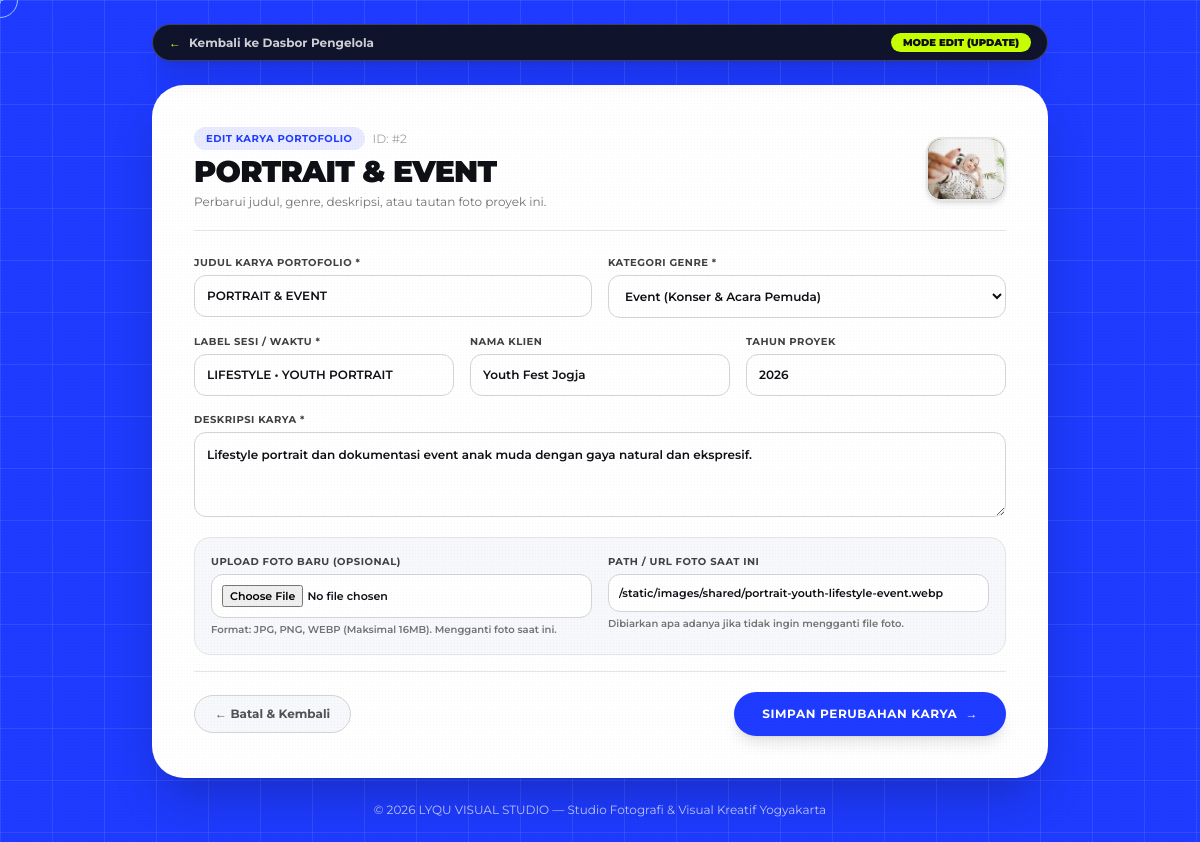
The app's page /portfolio/edit/2 (signed in) with its own data.
### tables this page shows
CREATE TABLE portfolio_items (
            id INTEGER PRIMARY KEY AUTOINCREMENT,
            title TEXT NOT NULL,
            genre TEXT NOT NULL,
            pill_tab TEXT NOT NULL,
            tab_style TEXT DEFAULT 'bg-cobalt text-white',
            card_style TEXT DEFAULT 'bg-white text-obsidian border-2 border-obsidian/10 shadow-lg',
            btn_style TEXT DEFAULT 'bg-cobalt text-white hover:bg-obsidian hover:text-acid',
            description TEXT NOT NULL,
            image_url TEXT NOT NULL,
            client_name TEXT DEFAULT 'Klien Studio Jogja',
            year TEXT DEFAULT '2026',
            created_at TIMESTAMP DEFAULT CURRENT_TIMESTAMP
        );

### app.py (the view, shortened to what this page needs)
@app.route("/portfolio/edit/<int:item_id>", methods=["GET", "POST"])
@login_required
def portfolio_edit(item_id):
    item = db.get_portfolio_by_id(item_id)
    if not item:
        flash("Data portofolio tidak ditemukan.", "danger")
        return redirect(url_for("dashboard"))
    return render_template("portfolio_edit.html", item=item)

### app.py (called while the page is built)
def login_required(f):
    @wraps(f)
    def decorated_function(*args, **kwargs):
        if not session.get("is_admin"):
            flash("Silakan login sebagai admin terlebih dahulu untuk mengakses Dasbor.", "warning")
            return redirect(url_for("login", ref=request.path))
        return f(*args, **kwargs)
    return decorated_function

@app.after_request
def add_no_cache_headers(response):
    response.headers["Cache-Control"] = "no-store, no-cache, must-revalidate, max-age=0"
    response.headers["Pragma"] = "no-cache"
    response.headers["Expires"] = "0"
    return response

### db.py (called while the page is built)
def get_db():
    conn = sqlite3.connect(DB_PATH)
    conn.row_factory = sqlite3.Row
    return conn

def get_portfolio_by_id(item_id):
    conn = get_db()
    cursor = conn.cursor()
    cursor.execute("SELECT * FROM portfolio_items WHERE id = ?", (item_id,))
    row = cursor.fetchone()
    conn.close()
    return dict(row) if row else None

### templates/portfolio_edit.html (shortened to what this page needs)
{% extends 'base.html' %}
{% block content %}
<div class="min-h-screen hero-blueprint text-obsidian flex flex-col justify-between py-6 px-4 sm:px-6 selection:bg-acid selection:text-obsidian">
  <header class="max-w-4xl w-full mx-auto mb-6">
    <nav class="bg-obsidian/90 backdrop-blur-xl border border-white/20 rounded-full px-4 py-2 shadow-xl flex items-center justify-between">
      <div class="flex items-center gap-3">
        <a href="{{ url_for('dashboard') }}" class="flex items-center gap-2 text-xs font-bold text-white/80 hover:text-white transition">
          <span class="text-acid">←</span>
          <span>Kembali ke Dasbor Pengelola</span>
        </a>
      </div>
      <span class="bg-acid text-obsidian text-[10px] font-black px-3 py-0.5 rounded-full shadow-sm">
        MODE EDIT (UPDATE)
      </span>
    </nav>
  </header>
  <main class="max-w-4xl w-full mx-auto my-auto">
    <div class="bg-white rounded-[32px] p-6 sm:p-8 md:p-10 shadow-2xl border-2 border-white/20">
      <div class="border-b border-neutral-200 pb-5 mb-6 flex flex-col sm:flex-row sm:items-center justify-between gap-4">
        <div>
          <div class="flex items-center gap-2 mb-1">
            <span class="bg-cobalt/10 text-cobalt text-[10px] font-bold px-3 py-1 rounded-full uppercase tracking-wider">
              EDIT KARYA PORTOFOLIO
            </span>
            <span class="font-mono text-xs text-neutral-400">ID: #{{ item.id }}</span>
          </div>
          <h1 class="text-2xl sm:text-3xl font-black text-obsidian tracking-tight">
            {{ item.title }}
          </h1>
          <p class="text-xs text-neutral-500 mt-1">Perbarui judul, genre, deskripsi, atau tautan foto proyek ini.</p>
        </div>
        <div class="w-20 h-16 rounded-2xl overflow-hidden border-2 border-neutral-200 shadow-md shrink-0 bg-neutral-900">
          <img src="{{ item.image_url }}" alt="{{ item.title }}" class="w-full h-full object-cover" />
        </div>
      </div>
      <form action="{{ url_for('portfolio_edit', item_id=item.id) }}" method="post" enctype="multipart/form-data" class="space-y-4 text-xs font-semibold">
        <div class="grid grid-cols-1 sm:grid-cols-2 gap-4">
          <div>
            <label class="block font-bold text-neutral-700 uppercase tracking-wider text-[10px] mb-1">Judul Karya Portofolio *</label>
            <input type="text" name="title" value="{{ item.title }}" required class="w-full p-3 rounded-xl border border-neutral-300 font-semibold focus:ring-2 focus:ring-cobalt outline-none transition" />
          </div>
          <div>
            <label class="block font-bold text-neutral-700 uppercase tracking-wider text-[10px] mb-1">Kategori Genre *</label>
            <select name="genre" required class="w-full p-3 rounded-xl border border-neutral-300 font-semibold focus:ring-2 focus:ring-cobalt outline-none bg-white">
              <option value="Event" {% if item.genre == 'Event' %}selected{% endif %}>Event (Konser & Acara Pemuda)</option>
            </select>
          </div>
        </div>
        <div class="grid grid-cols-1 sm:grid-cols-3 gap-4">
          <div>
            <label class="block font-bold text-neutral-700 uppercase tracking-wider text-[10px] mb-1">Label Sesi / Waktu *</label>
            <input type="text" name="pill_tab" value="{{ item.pill_tab }}" required class="w-full p-3 rounded-xl border border-neutral-300 font-semibold focus:ring-2 focus:ring-cobalt outline-none transition" />
          </div>
          <div>
            <label class="block font-bold text-neutral-700 uppercase tracking-wider text-[10px] mb-1">Nama Klien</label>
            <input type="text" name="client_name" value="{{ item.client_name }}" class="w-full p-3 rounded-xl border border-neutral-300 font-semibold focus:ring-2 focus:ring-cobalt outline-none transition" />
          </div>
          <div>
            <label class="block font-bold text-neutral-700 uppercase tracking-wider text-[10px] mb-1">Tahun Proyek</label>
            <input type="text" name="year" value="{{ item.year }}" class="w-full p-3 rounded-xl border border-neutral-300 font-semibold focus:ring-2 focus:ring-cobalt outline-none transition" />
          </div>
        </div>
        <div>
          <label class="block font-bold text-neutral-700 uppercase tracking-wider text-[10px] mb-1">Deskripsi Karya *</label>
          <textarea name="description" rows="3" required class="w-full p-3 rounded-xl border border-neutral-300 font-semibold focus:ring-2 focus:ring-cobalt outline-none leading-relaxed">{{ item.description }}</textarea>
        </div>
        <div class="grid grid-cols-1 sm:grid-cols-2 gap-4 bg-surface p-4 rounded-2xl border border-neutral-200">
          <div>
            <label class="block font-bold text-neutral-700 uppercase tracking-wider text-[10px] mb-1">Upload Foto Baru (Opsional)</label>
            <input type="file" name="image_file" accept="image/png,image/jpeg,image/webp,image/jpg" class="w-full p-2.5 rounded-xl border border-neutral-300 bg-white font-mono text-[11px] focus:ring-2 focus:ring-cobalt outline-none" />
            <p class="text-[10px] text-neutral-500 mt-1">Format: JPG, PNG, WEBP (Maksimal 16MB). Mengganti foto saat ini.</p>
          </div>
          <div>
            <label class="block font-bold text-neutral-700 uppercase tracking-wider text-[10px] mb-1">Path / URL Foto Saat Ini</label>
            <input type="text" name="image_url" value="{{ item.image_url }}" required class="w-full p-2.5 rounded-xl border border-neutral-300 font-mono text-[11px] focus:ring-2 focus:ring-cobalt outline-none transition bg-white" />
            <p class="text-[10px] text-neutral-500 mt-1">Dibiarkan apa adanya jika tidak ingin mengganti file foto.</p>
          </div>
        </div>
        <div class="pt-5 border-t border-neutral-200 flex items-center justify-between">
          <a href="{{ url_for('dashboard') }}" class="px-5 py-2.5 rounded-full bg-surface border border-neutral-300 text-xs font-bold text-neutral-600 hover:text-obsidian hover:bg-neutral-200 transition">
            ← Batal & Kembali
          </a>
          <button type="submit" class="px-7 py-3.5 rounded-full bg-cobalt text-white hover:bg-obsidian hover:text-acid font-bold text-xs uppercase tracking-wider transition active:scale-95 shadow-lg flex items-center gap-2">
            <span>Simpan Perubahan Karya</span>
            <span>→</span>
          </button>
        </div>
      </form>
    </div>
  </main>
  <footer class="max-w-4xl w-full mx-auto text-center text-white/70 text-xs mt-6">
    <p>© 2026 LYQU VISUAL STUDIO — Studio Fotografi & Visual Kreatif Yogyakarta</p>
  </footer>
</div>
{% endblock %}

### static/css/style.css (style rules this page uses)
* { box-sizing: border-box; font-family: 'Montserrat', sans-serif; }
html, body { margin: 0; padding: 0; height: 100%; background-color: #0E1015; color: #141519; font-family: 'Montserrat', sans-serif !important; -webkit-font-smoothing: antialiased; -moz-osx-font-smoothing: grayscale; }
button, input, select, textarea { font-family: 'Montserrat', sans-serif !important; }
.hero-blueprint { background-color: #1E3BFF; background-image: linear-gradient(to right, rgba(255, 255, 255, 0.09) 1px, transparent 1px), linear-gradient(to bottom, rgba(255, 255, 255, 0.09) 1px, transparent 1px); background-size: 52px 52px; animation: panBlueprint 18s linear infinite; }

### records on screen
portfolio_items: id "2", title "PORTRAIT & EVENT", image_url (picture), genre "Event (Konser & Acara Pemuda)", pill_tab "LIFESTYLE • YOUTH PORTRAIT", client_name "Youth Fest Jogja", year "2026", description "Lifestyle portrait dan dokumentasi event anak muda dengan gaya natural dan ekspresif.", image_url "/static/images/shared/portrait-youth-lifestyle-event.webp"
